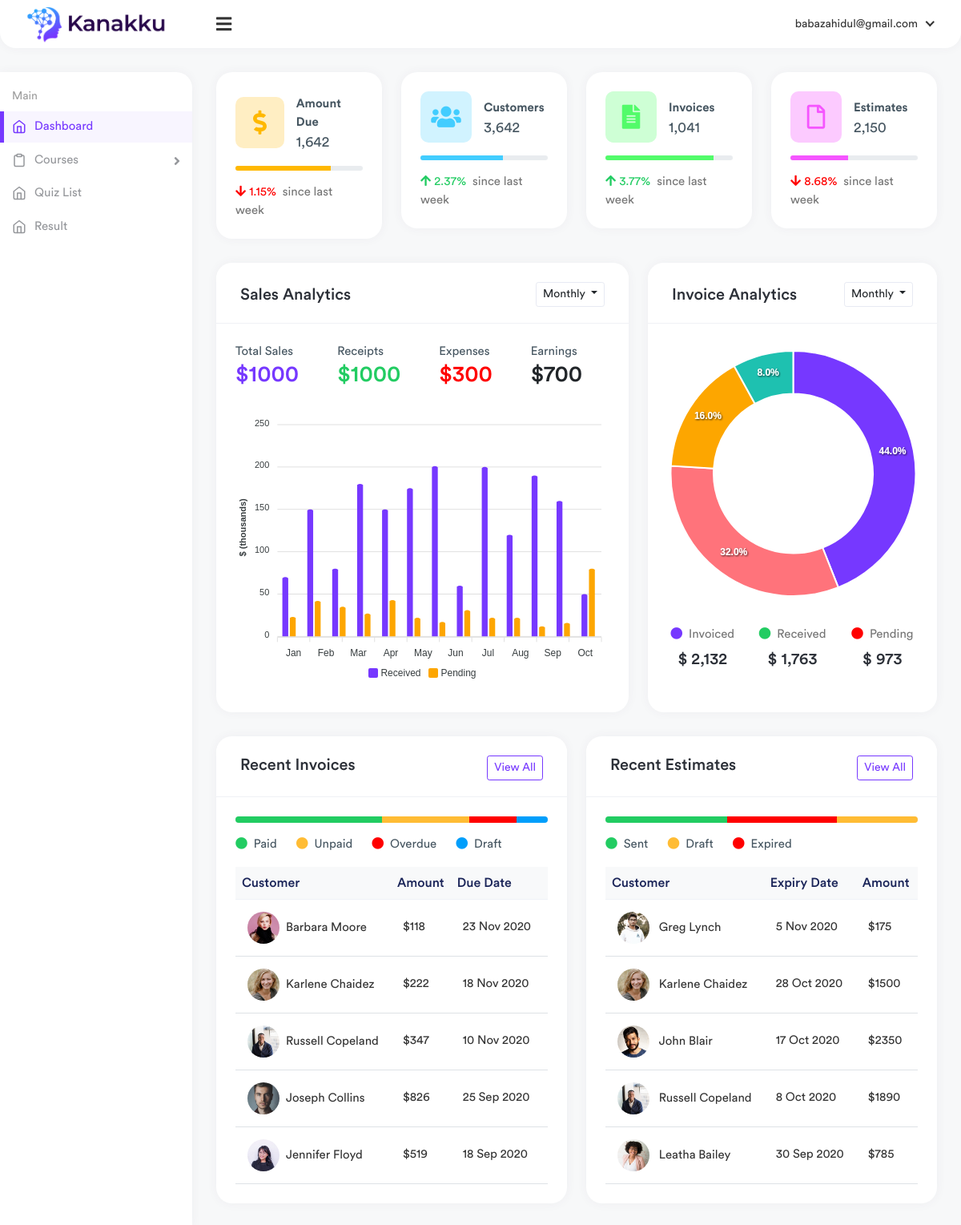
Page / (signed in) on the earlier database version.
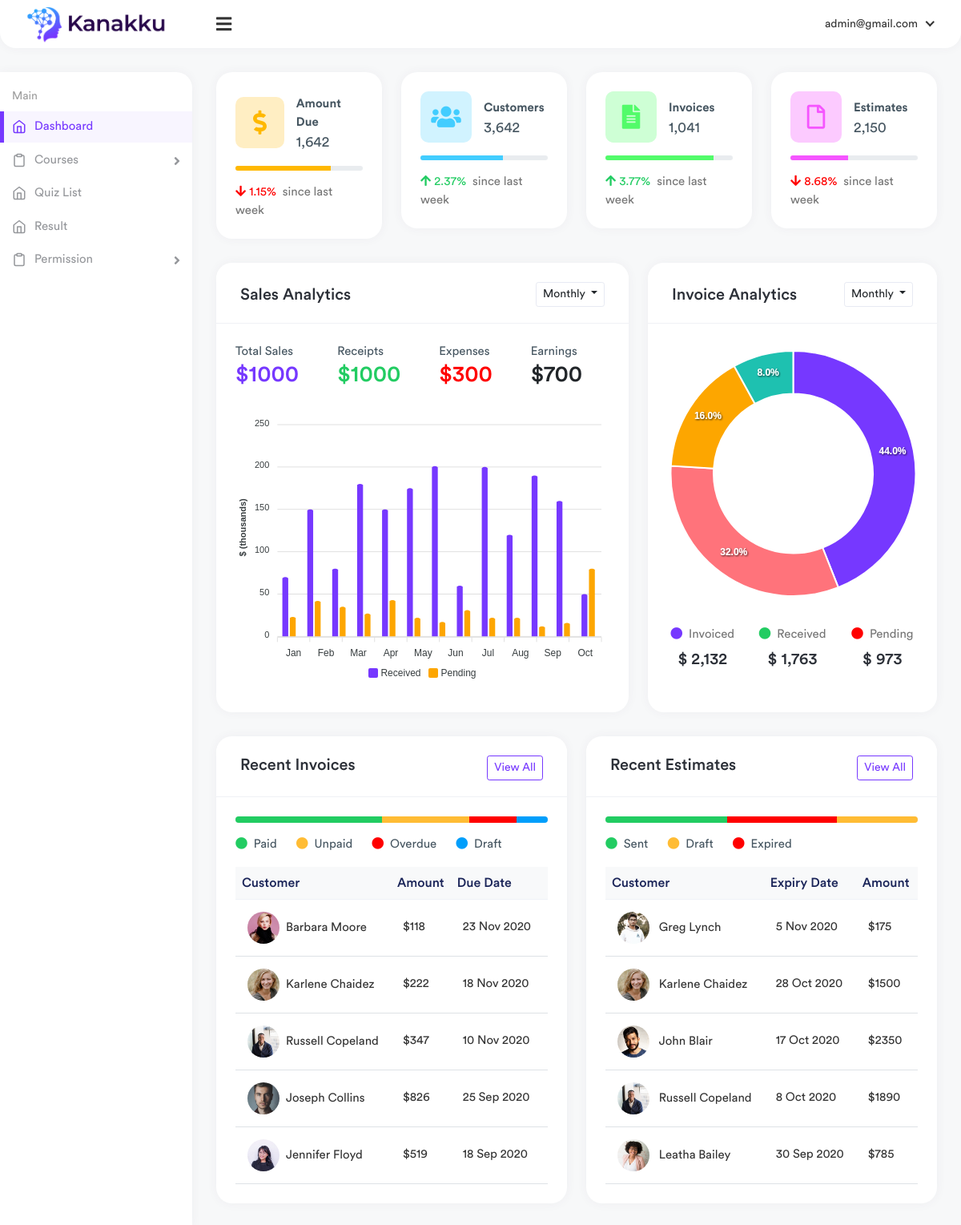
Same page on the later database version.
### user_admin/models.py (models this page shows, shortened)
class User(AbstractBaseUser, PermissionsMixin):
    email = models.EmailField(verbose_name="email", max_length=60, unique=True)
    f_name = models.CharField(max_length=60)
    l_name = models.CharField(max_length=60)
    user_type = models.CharField(max_length=60, default='student')
    phone = models.CharField(max_length=60, null=True, blank=True)
    img = models.ImageField(upload_to='user', default='', null=True, blank=True)
    password = models.CharField(max_length=90)
    date_joined = models.DateTimeField(verbose_name="date joined", auto_now_add=True)
    last_login = models.DateTimeField(verbose_name="last login", auto_now=True)
    email_confirmed = models.BooleanField(default=False)
    is_admin = models.BooleanField(default=False)
    is_active = models.BooleanField(default=True)
    active = models.BooleanField(default=False)
    is_staff = models.BooleanField(default=False)
    is_superuser = models.BooleanField(default=False)
    USERNAME_FIELD = 'email'
    objects = UserManager()

### quiz/views.py (the view)
# urls.py: path('', views.home, name="home" ),
@login_required
def home(request):
    context={}
    courses = Course.objects.filter(active=True)
    context['courses'] = courses
    l = Group.objects.all()
    return render(request, 'index.html', context)

### quiz/custom_context_processor.py (called while the page is built)
def custom_context_processor(request):
    context={}
    courses = Course.objects.filter(active=True)
    context['courses'] = courses
    return context

### templates/index.html (shortened to what the changed rows need)
{% extends 'base.html' %}
{% load static %}
{% block body %}
<div class="content container-fluid">
    <div class="row">
        <div class="col-md-6 col-sm-6">
            <div class="card">
                <div class="card-body">
                    <div class="table-responsive">
                        <table class="table table-stripped table-hover">
                            <thead class="thead-light">
                            <tr>
                                <th>Customer</th>
                                <th>Amount</th>
                                <th>Due Date</th>
                                <th>Status</th>
                            </tr>
                            </thead>
                            <tbody>
                            <tr>
                                <td>
                                    <h2 class="table-avatar">
                                        <a href="profile.html"><img
                                                class="avatar avatar-sm me-2 avatar-img rounded-circle"
                                                src="{% static '' %}assets/img/profiles/avatar-04.jpg" alt="User Image">Barbara
                                            Moore</a>
                                    </h2>
                                </td>
                            </tr>
                            <tr>
                                <td>
                                    <h2 class="table-avatar">
                                        <a href="profile.html"><img
                                                class="avatar avatar-sm me-2 avatar-img rounded-circle"
                                                src="{% static '' %}assets/img/profiles/avatar-06.jpg" alt="User Image">Karlene
                                            Chaidez</a>
                                    </h2>
                                </td>
                            </tr>
                            <tr>
                                <td>
                                    <h2 class="table-avatar">
                                        <a href="profile.html"><img
                                                class="avatar avatar-sm me-2 avatar-img rounded-circle"
                                                src="{% static '' %}assets/img/profiles/avatar-08.jpg" alt="User Image">Russell
                                            Copeland</a>
                                    </h2>
                                </td>
                            </tr>
                            <tr>
                                <td>
                                    <h2 class="table-avatar">
                                        <a href="profile.html"><img
                                                class="avatar avatar-sm me-2 avatar-img rounded-circle"
                                                src="{% static '' %}assets/img/profiles/avatar-10.jpg" alt="User Image">Joseph
                                            Collins</a>
                                    </h2>
                                </td>
                            </tr>
                            <tr>
                                <td>
                                    <h2 class="table-avatar">
                                        <a href="profile.html"><img
                                                class="avatar avatar-sm me-2 avatar-img rounded-circle"
                                                src="{% static '' %}assets/img/profiles/avatar-11.jpg" alt="User Image">Jennifer
                                            Floyd</a>
                                    </h2>
                                </td>
                            </tr>
                            </tbody>
                        </table>
                    </div>
                </div>
            </div>
        </div>
        <div class="col-md-6 col-sm-6">
            <div class="card">
                <div class="card-body">
                    <div class="table-responsive">
                        <table class="table table-hover">
                            <thead class="thead-light">
                            <tr>
                                <th>Customer</th>
                                <th>Expiry Date</th>
                                <th>Amount</th>
                                <th>Status</th>
                            </tr>
                            </thead>
                            <tbody>
                            <tr>
                                <td>
                                    <h2 class="table-avatar">
                                        <a href="profile.html"><img
                                                class="avatar avatar-sm me-2 avatar-img rounded-circle"
                                                src="{% static '' %}assets/img/profiles/avatar-05.jpg" alt="User Image">
                                            Greg
                                            Lynch</a>
                                    </h2>
                                </td>
                            </tr>
                            <tr>
                                <td>
                                    <h2 class="table-avatar">
                                        <a href="profile.html"><img
                                                class="avatar avatar-sm me-2 avatar-img rounded-circle"
                                                src="{% static '' %}assets/img/profiles/avatar-06.jpg" alt="User Image">
                                            Karlene Chaidez</a>
                                    </h2>
                                </td>
                            </tr>
                            <tr>
                                <td>
                                    <h2 class="table-avatar">
                                        <a href="profile.html"><img
                                                class="avatar avatar-sm me-2 avatar-img rounded-circle"
                                                src="{% static '' %}assets/img/profiles/avatar-07.jpg" alt="User Image">
                                            John
                                            Blair</a>
                                    </h2>
                                </td>
                            </tr>
                            <tr>
                                <td>
                                    <h2 class="table-avatar">
                                        <a href="profile.html"><img
                                                class="avatar avatar-sm me-2 avatar-img rounded-circle"
                                                src="{% static '' %}assets/img/profiles/avatar-08.jpg" alt="User Image">
                                            Russell Copeland</a>
                                    </h2>
                                </td>
                            </tr>
                            <tr>
                                <td>
                                    <h2 class="table-avatar">
                                        <a href="profile.html"><img
                                                class="avatar avatar-sm me-2 avatar-img rounded-circle"
                                                src="{% static '' %}assets/img/profiles/avatar-09.jpg" alt="User Image">
                                            Leatha
                                            Bailey</a>
                                    </h2>
                                </td>
                            </tr>
                            </tbody>
                        </table>
                    </div>
                </div>
            </div>
        </div>
    </div>
</div>
{% endblock %}

### templates/header.html (shortened to what this page needs)
{% load static %}
<div class="header header-one">
        <div class="header-left header-left-one">
            <a href="{% url 'home' %}" class="logo">
                <img src="{% static '' %}assets/img/logo.png" alt="Logo">
            </a>
        </div>
        <a href="javascript:void(0);" id="toggle_btn">
            <i class="fas fa-bars"></i>
        </a>
        <ul class="nav nav-tabs user-menu">
            <li class="nav-item dropdown has-arrow main-drop">
                <a href="#" class="dropdown-toggle nav-link" data-bs-toggle="dropdown">
                    <span class="user-img">
                        {{ request.user.email }}
                    </span>
                </a>
            </li>
        </ul>
    </div>

Differences in the rows shown:
changed User: user.email "babazahidul@gmail.com" → "admin@gmail.com"; is_superuser False → True (drawn)
Other differences:
text now shown: "Permission"
